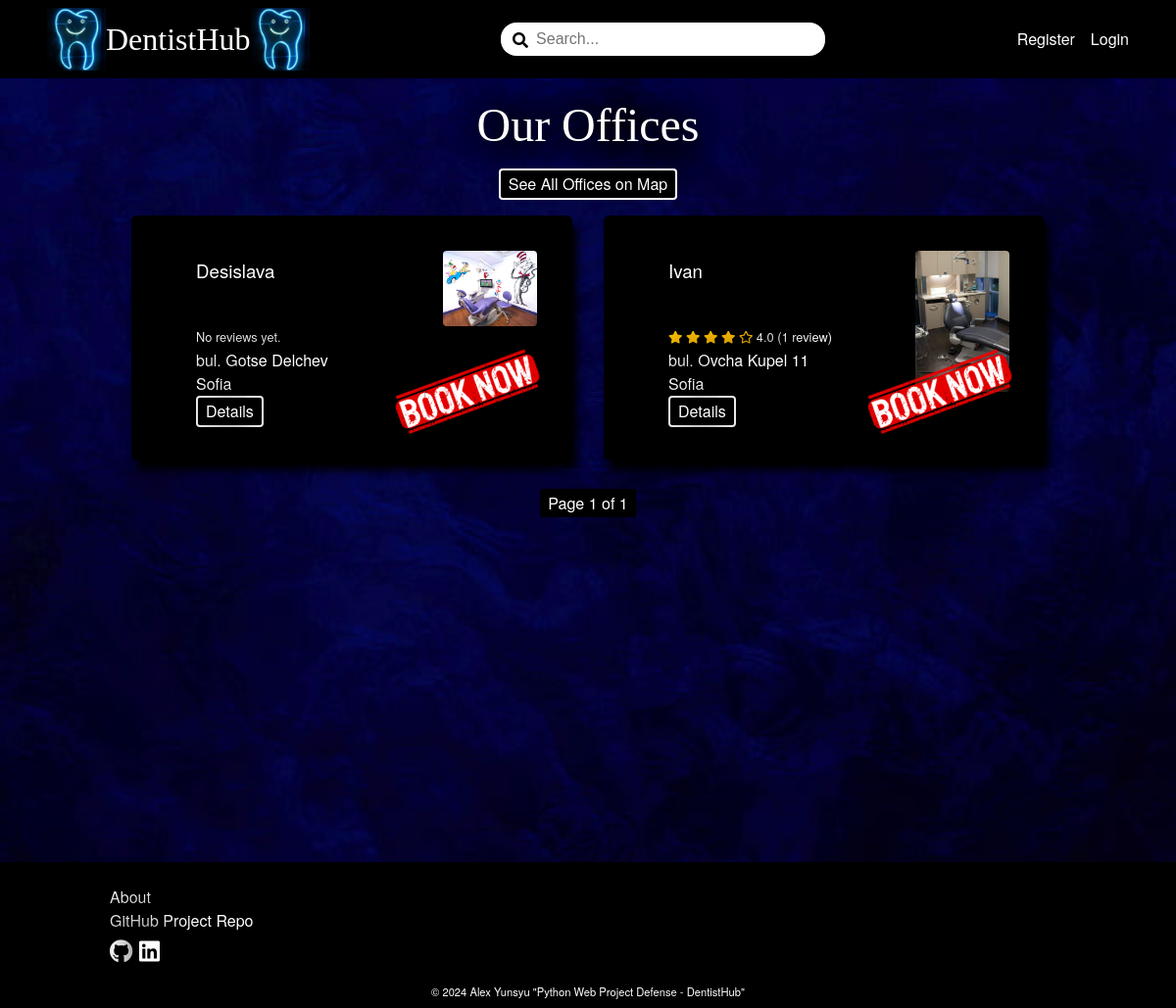
Before: /dentistsoffice/all/ with the older database file.
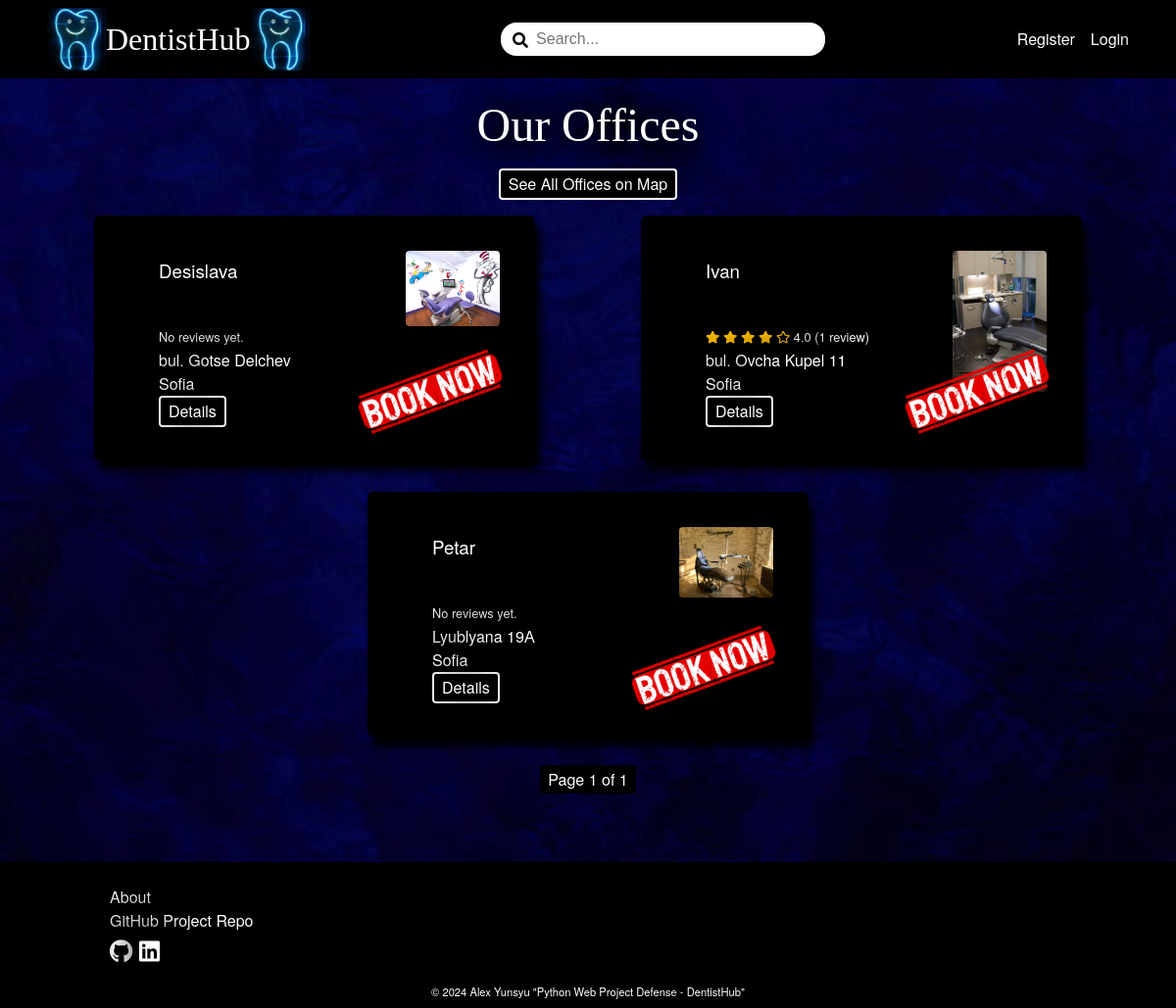
After: the same page with the newer database file.
### DentistBook/dentistsoffice/models.py (models this page shows, shortened)
class DentistsofficeProfile(models.Model):
    MIN_LENGTH_NAME = 2
    MAX_LENGTH_NAME = 50
    MIN_LENGTH_ADDRESS = 5
    MAX_LENGTH_ADDRESS = 50
    MIN_LENGTH_CITY = 2
    MAX_LENGTH_CITY = 50
    MAX_DIGITS_GEOLOCATION = 18
    DECIMAL_PLACES_GEOLOCATION = 15
    MIN_VALUE_GEOLOCATION_LATITUDE = -90
    MAX_VALUE_GEOLOCATION_LATITUDE = 90
    MIN_VALUE_GEOLOCATION_LONGITUDE = -180
    MAX_VALUE_GEOLOCATION_LONGITUDE = 180
    MIN_LENGTH_ABOUT = 10
    MAX_LENGTH_ABOUT = 500
    class Meta:
        verbose_name = 'Dentists office Profile'
    name = models.CharField(
        max_length=MAX_LENGTH_NAME,
        validators=(validators.MinLengthValidator(MIN_LENGTH_NAME),),
        null=False,
        blank=False
    )
    address = models.CharField(
        max_length=MAX_LENGTH_ADDRESS,
        validators=(validators.MinLengthValidator(MIN_LENGTH_ADDRESS),),
        null=False,
        blank=False
    )
    city = models.CharField(
        max_length=MAX_LENGTH_CITY,
        validators=(
            validators.MinLengthValidator(MIN_LENGTH_CITY),
            validate_dentistsoffice_city_name,
        ),
        null=False,
        blank=False
    )
    geolocation_latitude = models.DecimalField(
        max_digits=MAX_DIGITS_GEOLOCATION,
        decimal_places=DECIMAL_PLACES_GEOLOCATION,
        validators=(
            validators.MinValueValidator(MIN_VALUE_GEOLOCATION_LATITUDE),
            validators.MaxValueValidator(MAX_VALUE_GEOLOCATION_LATITUDE)
        ),
        null=True,
        blank=True
        )
    geolocation_longitude = models.DecimalField(
        max_digits=MAX_DIGITS_GEOLOCATION,
        decimal_places=DECIMAL_PLACES_GEOLOCATION,
        validators=(
            validators.MinValueValidator(MIN_VALUE_GEOLOCATION_LONGITUDE),
            validators.MaxValueValidator(MAX_VALUE_GEOLOCATION_LONGITUDE)
        ),
        null=True,
        blank=True
        )
    about = models.TextField(
        max_length=MAX_LENGTH_ABOUT,
        validators=(validators.MinLengthValidator(MIN_LENGTH_ABOUT),),
        null=True,
        blank=True
    )
    dentistsoffice_picture = models.ImageField(
        upload_to='dentistsoffice-profile-pictures',
        validators=(validate_dentistsoffice_picture_file_size,),
        null=True,
        blank=True,
    )
    slug = models.SlugField(
        unique=True
    )
    user = models.OneToOneField(
        UserModel,
        on_delete=models.CASCADE,
        primary_key=True
    )

### DentistBook/dentistsoffice/views.py (the view)
# urls.py: path('all/', DentistsofficeListView.as_view(), name='dentistsoffice-list')
class DentistsofficeListView(views.ListView):
    model = DentistsofficeProfile
    template_name = 'dentistsoffice/dentistsoffices-list.html'
    context_object_name = 'dentistsoffices'
    paginate_by = 6
    def get_queryset(self):
        queryset = super().get_queryset()
        queryset = queryset.annotate(avg_rating=Avg('review__rating'))
        queryset = queryset.annotate(reviews_count=Count('review'))
        return queryset

### DentistBook/dentistsoffice/templates/dentistsoffice/dentistsoffices-list.html (shortened to what the changed rows need)
{% extends 'base.html' %}
{% load static %}
{% block content %}
    <div class="wall-picture-container">
        <div class="main-dentistsoffice-list-container">
        <h1>Our Offices</h1>
            <div class="list-container">
                {% for dentistsoffice in dentistsoffices %}
                <div class="dentistsoffice-card">
                    <img src="{% static 'images/vintage_decorative_corner_pattern.png' %}" alt="corner" class="corner-left">
                    <div class="book-now-wrapper">
                        <a href="{% url 'step1-select-dentistsoffice' slug=dentistsoffice.slug %}" class="book-now-link">
                            <img src="{% static 'images/book_now_stamp_2.png' %}" alt="book-now" class="book-now">
                        </a>
                    </div>
                    <div class="dentistsoffice-info">
                        <h3>{{ dentistsoffice.name }}</h3>
                        <div class="card-rating">
                            {% if dentistsoffice.avg_rating %}
                                {% if dentistsoffice.avg_rating >= 1 and dentistsoffice.avg_rating < 1.5 %}
                                    <i class="fas fa-star"></i>
                                    <i class="far fa-star"></i>
                                    <i class="far fa-star"></i>
                                    <i class="far fa-star"></i>
                                    <i class="far fa-star"></i>
                                {% elif dentistsoffice.avg_rating >= 1.5 and dentistsoffice.avg_rating < 2 %}
                                    <i class="fas fa-star"></i>
                                    <i class="fas fa-star-half-alt"></i>
                                    <i class="far fa-star"></i>
                                    <i class="far fa-star"></i>
                                    <i class="far fa-star"></i>
                                {% elif dentistsoffice.avg_rating >= 2 and dentistsoffice.avg_rating < 2.5 %}
                                    <i class="fas fa-star"></i>
                                    <i class="fas fa-star"></i>
                                    <i class="far fa-star"></i>
                                    <i class="far fa-star"></i>
                                    <i class="far fa-star"></i>
                                {% elif dentistsoffice.avg_rating >= 2.5 and dentistsoffice.avg_rating < 3 %}
                                    <i class="fas fa-star"></i>
                                    <i class="fas fa-star"></i>
                                    <i class="fas fa-star-half-alt"></i>
                                    <i class="far fa-star"></i>
                                    <i class="far fa-star"></i>
                                {% elif dentistsoffice.avg_rating >= 3 and dentistsoffice.avg_rating < 3.5 %}
                                    <i class="fas fa-star"></i>
                                    <i class="fas fa-star"></i>
                                    <i class="fas fa-star"></i>
                                    <i class="far fa-star"></i>
                                    <i class="far fa-star"></i>
                                {% elif dentistsoffice.avg_rating >= 3.5 and dentistsoffice.avg_rating < 4 %}
                                    <i class="fas fa-star"></i>
                                    <i class="fas fa-star"></i>
                                    <i class="fas fa-star"></i>
                                    <i class="fas fa-star-half-alt"></i>
                                    <i class="far fa-star"></i>
                                {% elif dentistsoffice.avg_rating >= 4 and dentistsoffice.avg_rating < 4.5 %}
                                    <i class="fas fa-star"></i>
                                    <i class="fas fa-star"></i>
                                    <i class="fas fa-star"></i>
                                    <i class="fas fa-star"></i>
                                    <i class="far fa-star"></i>
                                {% elif dentistsoffice.avg_rating >= 4.5 and dentistsoffice.avg_rating < 5 %}
                                    <i class="fas fa-star"></i>
                                    <i class="fas fa-star"></i>
                                    <i class="fas fa-star"></i>
                                    <i class="fas fa-star"></i>
                                    <i class="fas fa-star-half-alt"></i>
                                {% elif dentistsoffice.avg_rating == 5 %}
                                    <i class="fas fa-star"></i>
                                    <i class="fas fa-star"></i>
                                    <i class="fas fa-star"></i>
                                    <i class="fas fa-star"></i>
                                    <i class="fas fa-star"></i>
                                {% endif %}
                                <a href="{% url 'dentistsoffice-reviews-list' slug=dentistsoffice.slug %}">{{ dentistsoffice.avg_rating|floatformat:1 }} ({{ dentistsoffice.reviews_count }}
                                {% if dentistsoffice.reviews_count == 1 %}
                                    review)
                                {% else %}
                                    reviews)
                                {% endif %}</a>
                            {% else %}
                                <p>No reviews yet.</p>
                            {% endif %}
                        </div>
                        <div>
                            <p>{{ dentistsoffice.address }}</p>
                            <p>{{ dentistsoffice.city }}</p>
                            <p><a href="{% url 'dentistsoffice-details' slug=dentistsoffice.slug %}" class="link-button">Details</a></p>
                        </div>
                    </div>
                    <div class="dentistsoffice-profile-picture">
                        {% if dentistsoffice.dentistsoffice_picture %}
                            <img src="{{ dentistsoffice.dentistsoffice_picture.url }}" class="profile-picture-card" alt="dentistsoffice-profile_picture">
                        {% else %}
                            <img src="{% static 'images/dentistsoffice-default-profile-picture.jpg' %}" alt="dentist_default_profile_picture" class="profile-picture-card">
                        {% endif %}
                    </div>
                </div>
            {% endfor %}
            </div>
    </div>
    </div>
{% endblock %}

Changed rows visible on the page:
added DentistsofficeProfile: name "Petar", shows "No reviews yet.", address "Lyublyana 19А", city "Sofia", dentistsoffice_picture (picture)
